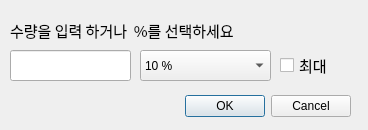
<?xml version="1.0" encoding="UTF-8"?>
<ui version="4.0">
 <class>Dialog</class>
 <widget class="QDialog" name="Dialog">
  <property name="geometry">
   <rect>
    <x>0</x>
    <y>0</y>
    <width>368</width>
    <height>130</height>
   </rect>
  </property>
  <property name="windowTitle">
   <string>매수/매입 수량입력</string>
  </property>
  <widget class="QDialogButtonBox" name="buttonBox">
   <property name="geometry">
    <rect>
     <x>10</x>
     <y>90</y>
     <width>341</width>
     <height>32</height>
    </rect>
   </property>
   <property name="orientation">
    <enum>Qt::Horizontal</enum>
   </property>
   <property name="standardButtons">
    <set>QDialogButtonBox::Cancel|QDialogButtonBox::Ok</set>
   </property>
  </widget>
  <widget class="QLabel" name="label">
   <property name="geometry">
    <rect>
     <x>10</x>
     <y>10</y>
     <width>371</width>
     <height>41</height>
    </rect>
   </property>
   <property name="font">
    <font>
     <family>맑은 고딕</family>
     <pointsize>11</pointsize>
    </font>
   </property>
   <property name="text">
    <string>수량을 입력 하거나  %를 선택하세요</string>
   </property>
  </widget>
  <widget class="QLineEdit" name="lineEdit">
   <property name="geometry">
    <rect>
     <x>10</x>
     <y>50</y>
     <width>121</width>
     <height>31</height>
    </rect>
   </property>
   <property name="font">
    <font>
     <family>맑은 고딕</family>
     <pointsize>11</pointsize>
    </font>
   </property>
   <property name="alignment">
    <set>Qt::AlignRight|Qt::AlignTrailing|Qt::AlignVCenter</set>
   </property>
  </widget>
  <widget class="QCheckBox" name="checkBox">
   <property name="geometry">
    <rect>
     <x>280</x>
     <y>50</y>
     <width>101</width>
     <height>31</height>
    </rect>
   </property>
   <property name="font">
    <font>
     <family>맑은 고딕</family>
     <pointsize>11</pointsize>
    </font>
   </property>
   <property name="text">
    <string>최대</string>
   </property>
   <property name="icon">
    <iconset>
     <normaloff>4.ico</normaloff>4.ico</iconset>
   </property>
   <property name="checked">
    <bool>false</bool>
   </property>
  </widget>
  <widget class="QComboBox" name="comboBox">
   <property name="geometry">
    <rect>
     <x>140</x>
     <y>50</y>
     <width>131</width>
     <height>31</height>
    </rect>
   </property>
   <item>
    <property name="text">
     <string>10 %</string>
    </property>
   </item>
   <item>
    <property name="text">
     <string>25 %</string>
    </property>
   </item>
   <item>
    <property name="text">
     <string>50 %</string>
    </property>
   </item>
   <item>
    <property name="text">
     <string>75 %</string>
    </property>
   </item>
   <item>
    <property name="text">
     <string>100 %</string>
    </property>
   </item>
  </widget>
 </widget>
 <resources/>
 <connections>
  <connection>
   <sender>buttonBox</sender>
   <signal>accepted()</signal>
   <receiver>Dialog</receiver>
   <slot>accept()</slot>
   <hints>
    <hint type="sourcelabel">
     <x>248</x>
     <y>254</y>
    </hint>
    <hint type="destinationlabel">
     <x>157</x>
     <y>274</y>
    </hint>
   </hints>
  </connection>
  <connection>
   <sender>buttonBox</sender>
   <signal>rejected()</signal>
   <receiver>Dialog</receiver>
   <slot>reject()</slot>
   <hints>
    <hint type="sourcelabel">
     <x>316</x>
     <y>260</y>
    </hint>
    <hint type="destinationlabel">
     <x>286</x>
     <y>274</y>
    </hint>
   </hints>
  </connection>
 </connections>
</ui>
